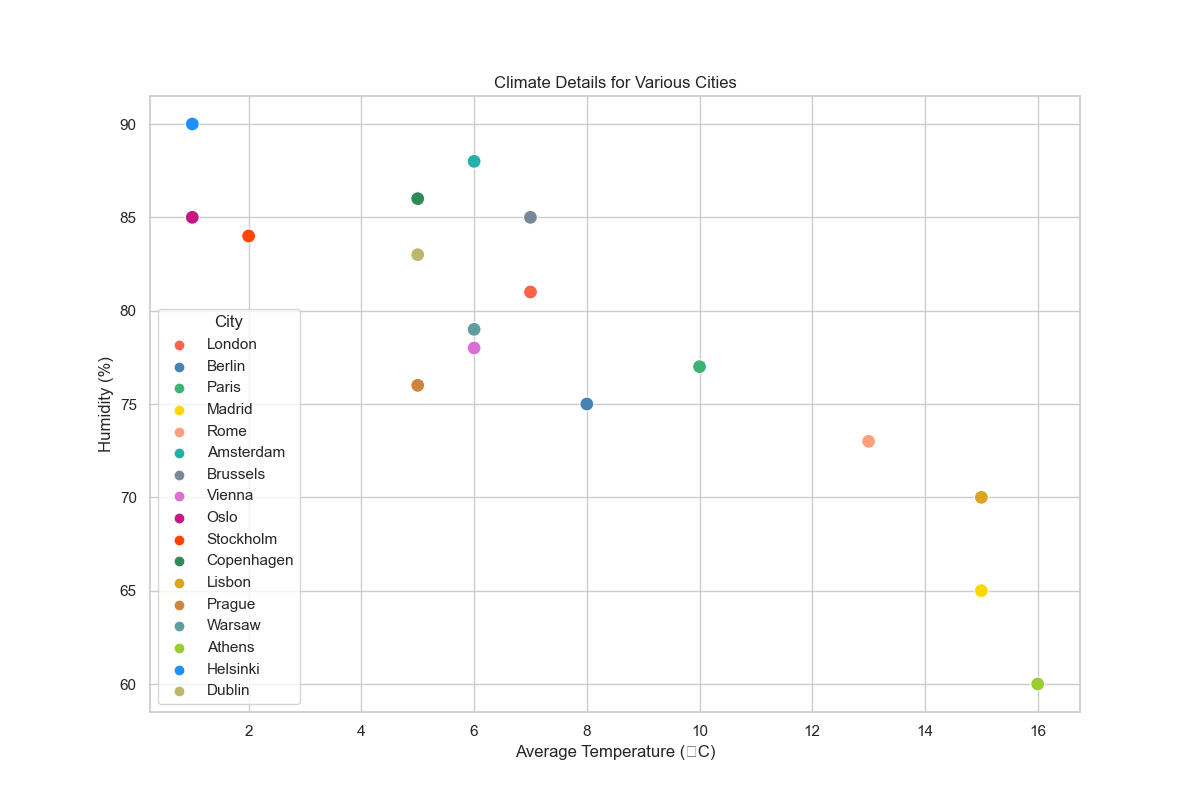

Python code for this plot:

import seaborn as sns
import pandas as pd
import matplotlib.pyplot as plt

# Data: City climate details
data = {
    'City': [
        'London','Berlin','Paris','Madrid','Rome',
        'Amsterdam','Brussels','Vienna','Oslo',
        'Stockholm','Copenhagen','Lisbon','Prague',
        'Warsaw','Athens','Helsinki','Dublin'
    ],
    'Average Temperature (°C)': [
        7,8,10,15,13,
        6,7,6,1,
        2,5,15,5,
        6,16,1,5
    ],
    'Humidity (%)': [
        81,75,77,65,73,
        88,85,78,85,
        84,86,70,76,
        79,60,90,83
    ]
}

# Convert data to DataFrame
df = pd.DataFrame(data)

# Set the width and height of the plot
plt.figure(figsize=(12, 8))

# Create Seaborn scatterplot
sns.scatterplot(
    x='Average Temperature (°C)', y='Humidity (%)',
    hue='City', palette=[
        '#FF6347', '#4682B4', '#3CB371', '#FFD700', '#FFA07A',
        '#20B2AA', '#778899', '#DA70D6', '#C71585', '#FF4500',
        '#2E8B57', '#DAA520', '#CD853F', '#5F9EA0', '#9ACD32',
        '#1E90FF', '#BDB76B'
    ],
    data=df,
    s=100  # Marker size
)

# Add labels and title
plt.xlabel('Average Temperature (°C)')
plt.ylabel('Humidity (%)')
plt.title('Climate Details for Various Cities')

# Display plot
plt.show()
